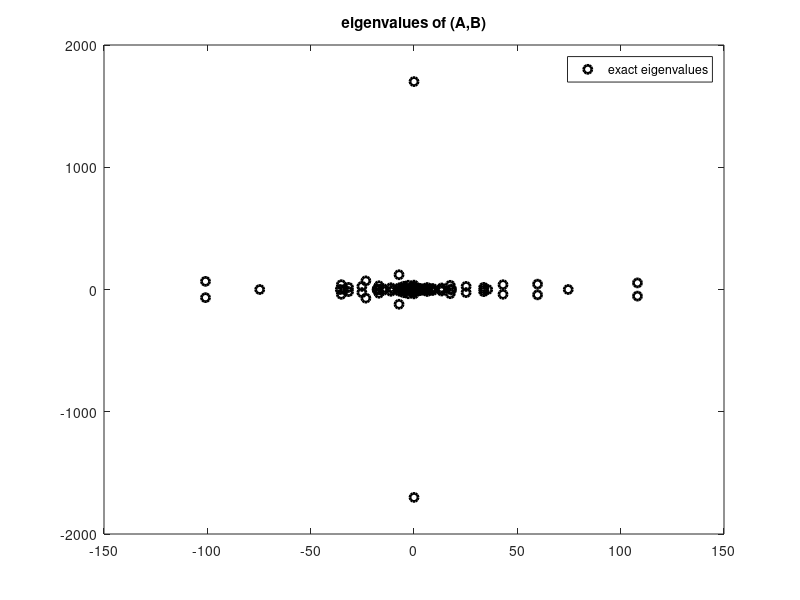

Source code (MATLAB): (Note: this script raises an error after producing the figure.)
%% Solving large sparse eigenvalue problems
%  Mario Berljafa \and Stefan Guettel
%
%  June 2015
%
%  Tags: RAT_KRYLOV, eigenvalues

%% Introduction
% The first use of rational Krylov methods was for the solution of large 
% sparse eigenvalue problems $A\mathbf x = \lambda B \mathbf x$, where  
% $A$ and $B$ are $N\times N$ matrices and $(\lambda,\mathbf x)$ are the
% wanted eigenpairs; see [3, 4, 5, 6]. 
% Let $\mathbf{b}$ be an $N\times
% 1$ vector and $m$ a positive integer. 
% The _rational Krylov space_
% $\mathcal{Q}_{m+1}(A,\mathbf{b}, q_m)$ is defined as
% $\mathcal{Q}_{m+1}(A,\mathbf{b}, q_m) =
% q_m(A)^{-1}
% \mathrm{span} \{ \mathbf{b},A\mathbf{b},\ldots,A^m \mathbf{b}\}.$
% Here, $q_m$ is a polynomial of degree at most $m$ having roots 
% $\xi_1,\ldots,\xi_m$, called _poles_ of the rational Krylov space. 
% If $q_m$ is a constant nonzero polynomial, then 
% $\mathcal{Q}_{m+1}(A,\mathbf{b}, q_m)$ is a standard (polynomial)
% Krylov space.
%
% RKT_BIGBREAK
%
% The rational Arnoldi method [4, 5] can be used to compute an orthonormal basis
% $V_{m+1}$ of $\mathcal{Q}_{m+1}$ such that a rational Arnoldi
% decomposition $A V_{m+1}\underline{K_m} = B V_{m+1} \underline{H_m}$ is
% satisfied, where $\underline{H_m}$ and $\underline{K_m}$ are upper
% Hessenberg matrices of size $(m+1)\times m$. 
%
% RKT_BIGBREAK
%
% In the following we initialize two matrices for the pencil $(A,
% B)$ and plot the full spectrum $\Lambda(A, B)$. For simplicity we
% take $B=I$ and choose a rather small size to be able to compute 
% all eigenvalues exactly.

load west0479
A = west0479;   
B = speye(479); 
ee = eig(full(A), full(B)); % Cannot do this for larger matrices!
figure, plot(ee, 'ko', 'linewidth', 2), hold on
title('eigenvalues of (A,B)')
legend('exact eigenvalues')

%%
% We now construct a rational Krylov space with $m=10$ 
% poles all set to zero, i.e., we are interested in the
% generalized eigenvalues of $(A,B)$ closest to zero. The inner
% product for the rational Krylov space can be defined by the user,
% or otherwise is the standard Euclidean one. (Since $B=I$ in this example,
% the two coincide.)

rng(0);
b  = randn(479,1);
m  = 10;
xi = repmat(0, 1, m);
param.inner_product = @(x,y) y'*B*x;
[V, K, H] = rat_krylov(A, B, b, xi, param);

warning off, nrmA = normest(A); nrmB = normest(B); warning on

%%
% We can easily check the validity of the rational Arnoldi decomposition by
% veryfing that the residual norm is close to machine precision:

disp(norm(A*V*K - B*V*H)/(nrmA + nrmB))

%%
% The basis $V_{m+1}$ is close to orthonormal too:

disp(norm(param.inner_product(V, V)-eye(m+1)))

%% Extracting approximate eigenpairs
% A common approach for extracting approximate eigenpairs from a
% search space is by using _Ritz approximations_ or variants thereof.
% Let $C$ be an $N\times N$ matrix, and $X$ an $N\times m$ matrix. 
% The pair $(\vartheta, \mathbf{y}\equiv X\mathbf{z})$ is called a
% 
% * _Ritz pair_ for $C$ with respect to $\mathcal{R}(X)$ if
% $C\mathbf{y}-\vartheta \mathbf{y} \perp \mathcal{R}(X)$;
% * _harmonic Ritz pair_ for $C$ with respect to $\mathcal{R}(X)$ if
% $C\mathbf{y}-\vartheta \mathbf{y} \perp \mathcal{R}(CX)$.
%
% Assume that $B$ is nonsingular. It follows easily (see [1, Lemma
% 2.4] and [2, Theorem 2.1]) from $A V_{m+1}\underline{K_m}
% = B V_{m+1} \underline{H_m}$ and the definition of (harmonic)
% Ritz pairs given above that
%
% * Ritz pairs $(\vartheta, \mathbf{y}\equiv V_{m+1}\underline{K_m} \mathbf{z})$ for
% $B^{-1}A$ with respect to $\mathcal{R}(V_{m+1}\underline{K_m})$
% arise from solutions of the generalized eigenvalue problem 
% $\underline{K_m}^*\underline{H_m}^{\phantom{.}}\mathbf{z} = \vartheta
% \underline{K_m}^*\underline{K_m}^{\phantom{.}}\mathbf{z}$. Since
% $\underline{K_m}^{\phantom{.}}$ is of full rank,
% $\underline{K_m}^*\underline{K_m}^{\phantom{.}}$ is nonsingular,
% and we can equivalently solve the standard eigenvalue problem
% $\underline{K_m}^\dagger\underline{H_m}^{\phantom{.}}\mathbf{z} = \vartheta
% \mathbf{z}$;
% * harmonic Ritz pairs $(\vartheta, \mathbf{y}\equiv V_{m+1}\underline{K_m} \mathbf{z})$ for
% $B^{-1}A$ with respect to $\mathcal{R}(V_{m+1}\underline{K_m})$
% arise from solutions of the generalized eigenvalue problem 
% $\underline{H_m}^*\underline{H_m}^{\phantom{.}}\mathbf{z} = \vartheta
% \underline{H_m}^*\underline{K_m}^{\phantom{.}}\mathbf{z}$. Since
% $\underline{H_m}^{\phantom{.}}$ is of full rank,
% $\underline{H_m}^*\underline{H_m}^{\phantom{.}}$ is nonsingular,
% and we can equivalently solve the standard eigenvalue problem
% $\underline{H_m}^\dagger\underline{K_m}^{\phantom{.}}\mathbf{z} = \lambda
% \mathbf{z}$, and take $\vartheta = \frac{1}{\lambda}$.

[Xr, Dr] = eig(K\H);
[Xh, Dh] = eig(H\K);
ritz = diag(Dr);
hrm_ritz = 1./diag(Dh);

plot(real(ritz), imag(ritz),'bx', 'linewidth', 3)
plot(real(hrm_ritz), imag(hrm_ritz),'m+', 'linewidth', 2)
axis([-0.02, 0.02, -0.1, 0.1])
legend('exact eigenvalues', ...
       'Ritz approximations', ...
       'harmonic Ritz')

%% Accuracy of the approximate eigenpairs
% We can evaluate the accuracy of the (harmonic) Ritz pairs from
% the relative residual norm $\frac{\|A\mathbf{y}-\vartheta B
% \mathbf{y}\|_2}{(\|A\|_2+|\vartheta|\|B\|_2)\|\mathbf{y}\|_2}$. From
% the rational Arnoldi decomposition $A V_{m+1}\underline{K_m} = B
% V_{m+1} \underline{H_m}$ we have $A\mathbf{y}-\vartheta
% B\mathbf{y} = AV_{m+1}\underline{K_m} \mathbf{z} -
% \vartheta BV_{m+1}\underline{K_m} \mathbf{z} =
% BV_{m+1}(\underline{H_m}-\vartheta\underline{K_m})\mathbf{z}$. Hence,
% a cheap estimate of the accuracy of an approximate eigenpair is
% the norm
% $\|(\underline{H_m}-\vartheta\underline{K_m})\mathbf{z}\|_2$. If
% this norm is small compared to $\|B^{-1}A\|_2$, we have computed 
% an eigenpair of a nearby problem. 
% It seems that in this example two eigenpairs have already converged 
% to very high accuracy:

approx_residue = @(X) arrayfun(@(i)norm(X(:, i)), 1:size(X, 2));

approx_res = [approx_residue(H*Xr-K*Xr*Dr).' ...              
              approx_residue(H*Xh-K*Xh*diag(hrm_ritz)).']; 
disp(approx_res)



%% Expanding the rational Arnoldi decomposition
% Let us perform $8$
% further iterations with |rat_krylov|, with $2$ repeated poles being the
% harmonic Ritz eigenvalues expected to converge next. Since the poles
% appear in complex-conjugate pairs, we can turn on the |real| flag
% for |rat_krylov| and end up with a real-valued quasi rational
% Arnoldi decomposition [6].

[~, ind] = sort(approx_res(:, 2));
xi = repmat(hrm_ritz(ind([3, 4]))', 1, 4);
param.real = 1;

[V, K, H] = rat_krylov(A, B, V, K, H, xi, param);

%%
% Let us check the residual norm of the extended rational Arnoldi
% decomposition, and verify that the decomposition has the original
% $10$ poles at zero, and the newly selected $8$ poles.

disp(norm(A*V*K - B*V*H)/(nrmA + nrmB))
disp(util_pencil_poles(K, H).')

%%
% Finally, the (improved) $18$ Ritz pairs are evaluated, both standard
% and harmonic.

[Xr, Dr] = eig(K\H);
[Xh, Dh] = eig(H\K);

ritz = diag(Dr);
hrm_ritz = 1./diag(Dh);

approx_res = [approx_residue(H*Xr-K*Xr*Dr).' ...              
              approx_residue(H*Xh-K*Xh*diag(hrm_ritz)).']; 

disp(approx_res)

%%
%

figure, plot(ee, 'ko', 'linewidth', 2), hold on
plot(real(ritz), imag(ritz),'bx', 'linewidth', 3)
plot(real(hrm_ritz), imag(hrm_ritz),'m+', 'linewidth', 2)
axis([-0.08, 0.08, -0.1, 0.1])
legend('exact eigenvalues', ...
       'Ritz approximations', ...
       'harmonic Ritz')

%%
% Harmonic Ritz pairs are typically better than (standard)
% Ritz pairs for interior eigenvalues, thought this is not yet
% fully understood. Also, for symmetric matrices the two sets of Ritz 
% values interlace each other, and hence their distance is not large  
% as ultimately both sets converge to the same eigenvalues.


%% References
% [1] G. De Samblanx and A. Bultheel, _Using implicitly filtered RKS
%     for generalised eigenvalue problems,_ J. Comput. Appl. Math.,
%     107(2):195--218, 1999.
%
% RKT_BIGBREAK
%
% [2] R. B. Lehoucq and K. Meerbergen. _Using generalized Cayley
%     transformations within an inexact rational Krylov sequence
%     method,_ SIAM J. Matrix Anal. Appl., 20(1):131--148, 1998.
%
% RKT_BIGBREAK
%
% [3] A. Ruhe. _Rational Krylov sequence methods for eigenvalue computation,_
%     Linear Algebra Appl., 58:391--405, 1984.
%
% RKT_BIGBREAK
%
% [4] A. Ruhe. _Rational Krylov algorithms for nonsymmetric eigenvalue 
%     problems,_ Recent Advances in Iterative Methods. Springer New York, 
%     pp. 149--164, 1994.
%
% RKT_BIGBREAK
%
% [5] A. Ruhe. _Rational Krylov: A practical algorithm for large sparse
%     nonsymmetric matrix pencils,_ SIAM J. Sci. Comput.,
%     19(5):1535--1551, 1998.
%
% RKT_BIGBREAK
%
% [6] A. Ruhe. _The rational Krylov algorithm for nonsymmetric eigenvalue
%     problems. III: Complex shifts for real matrices,_ BIT,
%     34(1):165--176, 1994.
